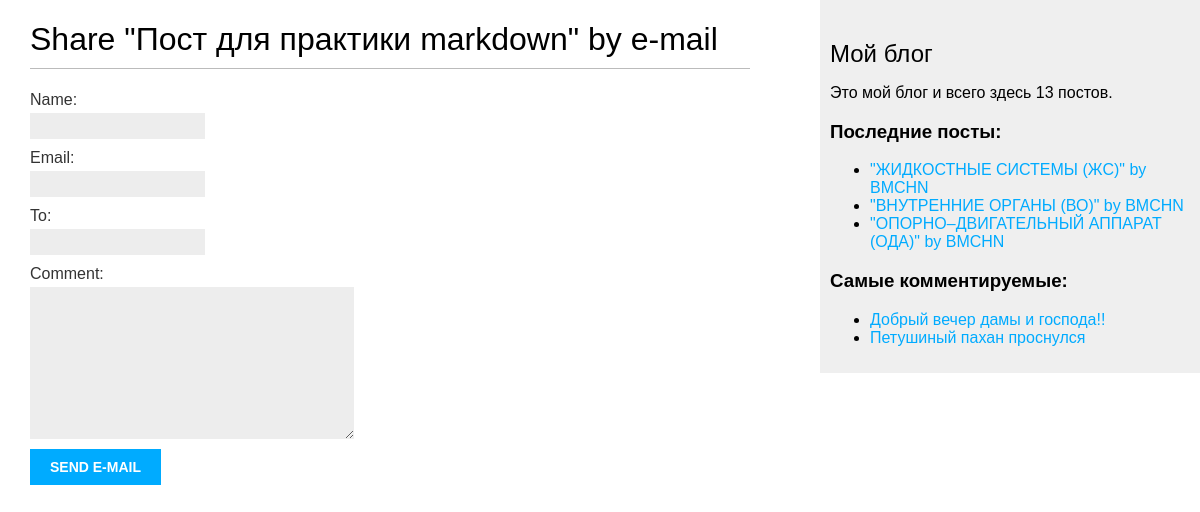
The page /blog/14/share/ on the database its author committed.
### blog/models.py (models this page shows, shortened)
class Post(models.Model):
    class Status(models.TextChoices):
        DRAFT = 'DF', 'Draft'  # Можно обращаться как Post.Status.choices(both)(like items)/labels(1)/values(DF, PB)
        PUBLISHED = 'PB', 'Published'  # короче эта хуйня это буквально словарь (словарь = key, value)
    title = models.CharField(max_length=250)
    slug = models.SlugField(max_length=250,
                            unique_for_date='publish')  # Сверяет уникальность по Дате
    author = models.ForeignKey(User,
                               on_delete=models.CASCADE,
                               related_name='blog_posts')
    body = models.TextField()
    publish = models.DateTimeField(default=timezone.now)
    created = models.DateTimeField(auto_now_add=True)
    updated = models.DateTimeField(auto_now=True)
    status = models.CharField(max_length=2,
                              choices=Status.choices,
                              default=Status.DRAFT)
    objects = models.Manager()
    published = PublishedManager()
    class Meta:
        ordering = ['-publish']  # сортирован по паблишу (время публикации поста), но в обратном порядке (-)
        indexes = [
            models.Index(fields=['-publish'])
        ]
    def get_absolute_url(self):
        return reverse('blog:post_detail', args=[self.publish.year, self.publish.month, self.publish.day, self.slug])
    tags = TaggableManager()

### blog/views.py (the view)
# urls.py: path('<int:post_id>/share/', views.post_share, name='post_share'),
def post_share(request, post_id):  # запрос и id поста
    post = get_object_or_404(Post,
                             id=post_id,
                             status=Post.Status.PUBLISHED)  # извлечегие из БД поста по id и published
    sent = False
    if request.method == 'POST':  # POST -> форма отправлена на обработку
        form = EmailPostForm(request.POST)  # обработка данных, введенных пользователем
        if form.is_valid():  # формы введены корректно
            cd = form.cleaned_data  # получение очищенных данных из формы (словарь полей формы и их значений)
            post_url = request.build_absolute_uri(post.get_absolute_url())
            subject = f"{cd['name']} recommends you read " \
                      f"{post.title}"
            message = f"Read {post.title} at {post_url}\n\n" \
                      f"{cd['name']}\'s comments: {cd['comment']}"
            send_mail(subject, message, 'ganichevkirill9@gmail.com',
                      [cd['to']])
            sent = True
    else:  # GET -> пользователь получил форму и должен ее заполнить -> она должна быть пустой
        form = EmailPostForm()
    return render(request,  # рендерит шаблон с передачей поста и экземпляра формы
                  'blog/post/share.html',
                  {'post': post,
                   'form': form,
                   'sent': sent})

### blog/forms.py
class EmailPostForm(forms.Form):
    name = forms.CharField(max_length=25)
    email = forms.EmailField()
    to = forms.EmailField()
    comment = forms.CharField(required=False,  # значит что заполнять необязательно
                              widget=forms.Textarea)  # like <input type='textarea'>

### blog/models.py (called while the page is built)
    def get_queryset(self):
        return super().get_queryset().filter(status=Post.Status.PUBLISHED)

### blog/templatetags/blog_tags.py (called while the page is built)
@register.simple_tag  # регистрирует функцию как простой тег шаблона
def total_posts():
    return Post.published.count()

@register.inclusion_tag('blog/post/latest_posts.html')
def show_latest_posts(count=3):  # Последние count постов
    latest_posts = Post.published.order_by('-publish')[:count]
    return {'latest_posts': latest_posts}  # отправляем данную хуйнюшку на latest_posts.html, как в render`е

@register.simple_tag
def get_most_commented_posts(count=3):
    return Post.published.annotate(
        total_comments=Count('comments')
    ).exclude(total_comments=0).order_by('-total_comments')[:count]

### blog/templates/blog/post/share.html (shortened to what this page needs)
{% extends "blog/base.html" %}
{% block content %}
  {% if sent %}
    <h1>E-mail successfully sent</h1>
    <p>
      "{{ post.title }}" was successfully sent to {{ form.cleaned_data.to }}.
    </p>
  {% else %}
    <h1>Share "{{ post.title }}" by e-mail</h1>
    <form method="post">
      {{ form.as_p }}
      <input type="submit" value="Send e-mail">
    </form>
  {% endif %}
{% endblock %}

### blog/templates/blog/base.html (shortened to what this page needs)
{% load blog_tags %}
{% load static %}
<!DOCTYPE html>
<html>
<head>
  <link href="{% static 'css/blog.css' %}" rel="stylesheet">
</head>
<body>
  <div id="content">
    {% block content %}
    {% endblock %}
  </div>
  <div id="sidebar">
    <h2>Мой блог</h2>
    <p>Это мой блог и всего здесь {% total_posts %} постов.</p>
    <h3>Последние посты:</h3>
    {% show_latest_posts %}
    <h3>Самые комментируемые:</h3>
    {% get_most_commented_posts as most_commented_posts %}
    <ul>
      {% for post in most_commented_posts %}
        <li>
          <a href="{{ post.get_absolute_url }}">{{ post.title }}</a>
        </li>
      {% endfor %}
    </ul>
  </div>
</body>
</html>

### blog/templates/blog/post/latest_posts.html
<ul>
  {% for post in latest_posts %}
    <li>
      <a href="{{ post.get_absolute_url }}">
        "{{ post.title }}" by {{ post.author }}
      </a>
    </li>
  {% endfor %}
</ul>

### blog/static/css/blog.css (style rules this page uses)
body { margin:0; padding:0; font-family:helvetica, sans-serif; }
a { color:#00abff; text-decoration:none; }
h1 { font-weight:normal; border-bottom:1px solid #bbb; padding:0 0 10px 0; }
h2 { font-weight:normal; margin:30px 0 0; }
#content { float:left; width:60%; padding:0 0 0 30px; }
#sidebar { float:right; width:30%; padding:10px; background:#efefef; height:100%; }
label { float:left; clear:both; color:#333; margin-bottom:4px; }
input, textarea { clear:both; float:left; margin:0 0 10px; background:#ededed; border:0; padding:6px 10px; font-size:12px; }
input[type=submit] { font-weight:bold; background:#00abff; color:#fff; padding:10px 20px; font-size:14px; text-transform:uppercase; }

### rows shown on the page
Post: title "Пост для практики markdown"
Post: title "ЖИДКОСТНЫЕ СИСТЕМЫ (ЖС)", author "BMCHN"
Post: title "ВНУТРЕННИЕ ОРГАНЫ (ВО)", author "BMCHN"
Post: title "ОПОРНО–ДВИГАТЕЛЬНЫЙ АППАРАТ (ОДА)", author "BMCHN"
Post: title "Добрый вечер дамы и господа!!"
Post: title "Петушиный пахан проснулся"
